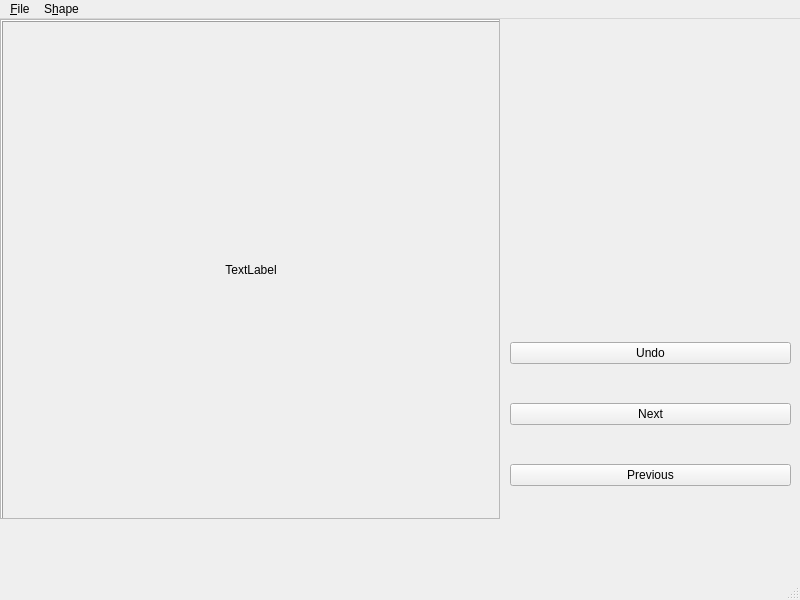
<?xml version="1.0" encoding="UTF-8"?>
<ui version="4.0">
 <class>MainWindow</class>
 <widget class="QMainWindow" name="MainWindow">
  <property name="geometry">
   <rect>
    <x>0</x>
    <y>0</y>
    <width>800</width>
    <height>600</height>
   </rect>
  </property>
  <property name="windowTitle">
   <string>MainWindow</string>
  </property>
  <widget class="QWidget" name="centralwidget">
   <widget class="QScrollArea" name="viewerScrollArea">
    <property name="geometry">
     <rect>
      <x>0</x>
      <y>0</y>
      <width>500</width>
      <height>500</height>
     </rect>
    </property>
    <property name="frameShadow">
     <enum>QFrame::Raised</enum>
    </property>
    <property name="widgetResizable">
     <bool>true</bool>
    </property>
    <widget class="QWidget" name="scrollAreaWidgetContents">
     <property name="geometry">
      <rect>
       <x>0</x>
       <y>0</y>
       <width>494</width>
       <height>494</height>
      </rect>
     </property>
     <widget class="QLabel" name="ImageViewer">
      <property name="geometry">
       <rect>
        <x>0</x>
        <y>0</y>
        <width>500</width>
        <height>500</height>
       </rect>
      </property>
      <property name="layoutDirection">
       <enum>Qt::LeftToRight</enum>
      </property>
      <property name="frameShape">
       <enum>QFrame::Box</enum>
      </property>
      <property name="frameShadow">
       <enum>QFrame::Raised</enum>
      </property>
      <property name="lineWidth">
       <number>1</number>
      </property>
      <property name="text">
       <string>TextLabel</string>
      </property>
      <property name="textFormat">
       <enum>Qt::AutoText</enum>
      </property>
      <property name="alignment">
       <set>Qt::AlignCenter</set>
      </property>
      <property name="wordWrap">
       <bool>false</bool>
      </property>
     </widget>
    </widget>
   </widget>
   <widget class="QLabel" name="subViewer">
    <property name="geometry">
     <rect>
      <x>510</x>
      <y>5</y>
      <width>280</width>
      <height>280</height>
     </rect>
    </property>
    <property name="text">
     <string/>
    </property>
    <property name="pixmap">
     <pixmap>../../../../bird.png</pixmap>
    </property>
    <property name="scaledContents">
     <bool>true</bool>
    </property>
   </widget>
   <widget class="QWidget" name="">
    <property name="geometry">
     <rect>
      <x>510</x>
      <y>290</y>
      <width>281</width>
      <height>211</height>
     </rect>
    </property>
    <layout class="QVBoxLayout" name="vBtnLayout">
     <item>
      <widget class="QPushButton" name="undoBtn">
       <property name="text">
        <string>Undo</string>
       </property>
      </widget>
     </item>
     <item>
      <widget class="QPushButton" name="nextBtn">
       <property name="text">
        <string>Next</string>
       </property>
      </widget>
     </item>
     <item>
      <widget class="QPushButton" name="prevBtn">
       <property name="text">
        <string>Previous</string>
       </property>
      </widget>
     </item>
    </layout>
   </widget>
  </widget>
  <widget class="QMenuBar" name="menubar">
   <property name="geometry">
    <rect>
     <x>0</x>
     <y>0</y>
     <width>800</width>
     <height>40</height>
    </rect>
   </property>
   <widget class="QMenu" name="menuFile">
    <property name="title">
     <string>&amp;File</string>
    </property>
    <addaction name="actionOpen_a_file"/>
    <addaction name="actionOpen_a_directory"/>
   </widget>
   <widget class="QMenu" name="menuShape">
    <property name="title">
     <string>S&amp;hape</string>
    </property>
    <addaction name="shape32x32"/>
    <addaction name="shape64x64"/>
   </widget>
   <addaction name="menuFile"/>
   <addaction name="menuShape"/>
  </widget>
  <widget class="QStatusBar" name="statusbar"/>
  <action name="shape32x32">
   <property name="checkable">
    <bool>true</bool>
   </property>
   <property name="text">
    <string>32x32</string>
   </property>
  </action>
  <action name="shape64x64">
   <property name="checkable">
    <bool>true</bool>
   </property>
   <property name="text">
    <string>64x64</string>
   </property>
  </action>
  <action name="actionOpen_a_file">
   <property name="text">
    <string>Open a file</string>
   </property>
  </action>
  <action name="actionOpen_a_directory">
   <property name="text">
    <string>Open a directory</string>
   </property>
  </action>
 </widget>
 <resources/>
 <connections/>
</ui>
